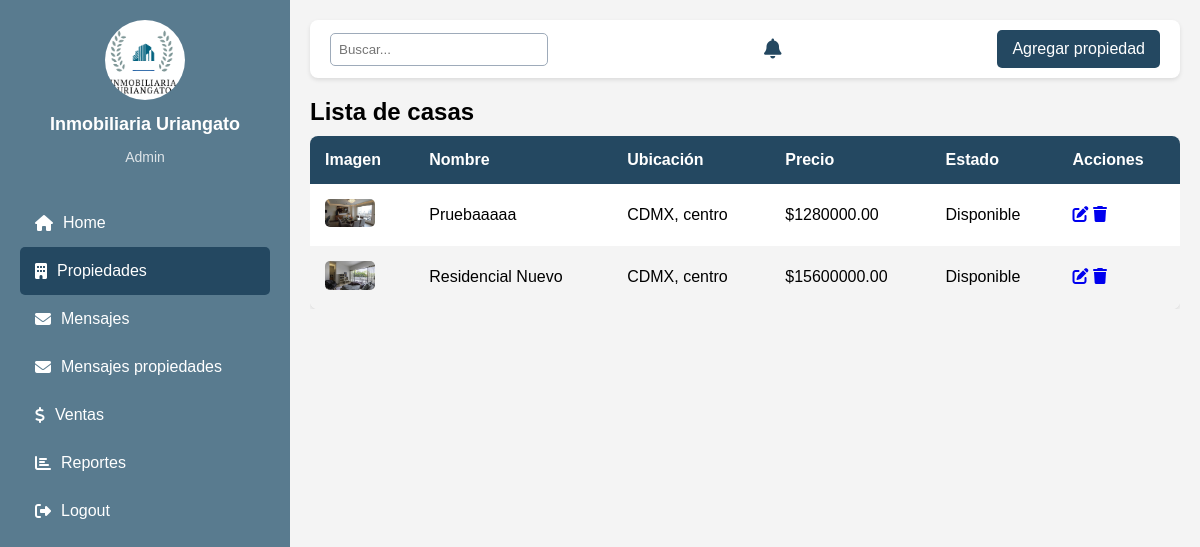
/Inmobiliaria/Admin/Cruds/Casa.php, run on the app's committed database.
### tables this page shows
CREATE TABLE `propiedades` (
  `id` int(11) NOT NULL,
  `titulo` varchar(255) NOT NULL,
  `descripcion` text NOT NULL,
  `tipo` varchar(50) NOT NULL,
  `precio` decimal(10,2) DEFAULT NULL,
  `ubicacion` varchar(255) DEFAULT NULL,
  `ancho` decimal(10,2) DEFAULT NULL,
  `largo` decimal(10,2) DEFAULT NULL,
  `area` float DEFAULT NULL,
  `num_habitaciones` int(11) DEFAULT NULL,
  `num_banos` int(11) DEFAULT NULL,
  `estacionamiento` int(11) DEFAULT NULL,
  `estado` enum('Disponible','Vendido','Rentado') DEFAULT NULL,
  `fecha_registro` timestamp NULL DEFAULT current_timestamp(),
  `id_usuario` int(11) DEFAULT NULL,
  `descuento` decimal(10,2) DEFAULT NULL
);

CREATE TABLE `multimedia` (
  `id` int(11) NOT NULL,
  `id_propiedad` int(11) NOT NULL,
  `tipo` enum('Imagen','Video') NOT NULL,
  `url` varchar(255) NOT NULL,
  `fecha_subida` timestamp NULL DEFAULT NULL
);

### Inmobiliaria/Admin/Cruds/Casa.php (the view, shortened to what this page needs)
<!DOCTYPE html>
<html lang="es">
<head>
    <link rel="stylesheet" href="../css/propiedades.css">
    <link rel="stylesheet" href="https://cdnjs.cloudflare.com/ajax/libs/font-awesome/6.4.2/css/all.min.css">
</head>
<body>
    <aside class="sidebar">
        <div class="logo">
            <img src="../../Vista/imgs/logo.png" alt="Inmobiliaria Uriangato">
            <h2>Inmobiliaria Uriangato</h2>
            <p>Admin</p>
        </div>
        <nav>
            <a href="../Inicio.php" ><i class="fa fa-home"></i> Home</a>
            <a href="../propiedades.php" class="active"><i class="fa fa-building"></i> Propiedades</a>
            <a href="../Mensaje.php" class=""><i class="fa fa-envelope"></i> Mensajes</a>
            <a href="../Mensajes_prop.php" class=""><i class="fa fa-envelope"></i> Mensajes propiedades</a>
            <a href="../Ventas.php" class=""><i class="fa fa-dollar-sign"></i>Ventas</a>
            <a href="../Reportes.php" class=""><i class="fa fa-chart-bar"></i>Reportes</a>
            <a href="../../Datos/logout.php" class="logout"><i class="fa fa-sign-out-alt"></i> Logout</a>
        </nav>
    </aside>
    <main class="main-content">
        <header class="top-bar">
            <input type="text" placeholder="Buscar..." id="busquedaInput">
            <i class="fa fa-bell"></i>
            <a href="Agregar.php" class="btn-agregar"> Agregar propiedad</a>
        </header>
        <section class="lista-propiedades">
            <h2>Lista de casas</h2>
            <div class="table-container">
            <table>
                <thead>
                    <tr>
                        <th>Imagen</th>
                        <th>Nombre</th>
                        <th>Ubicación</th>
                        <th>Precio</th>
                        <th>Estado</th>
                        <th>Acciones</th>
                    </tr>
                </thead>
                <?php include("../../Datos/Conexion.php"); ?>
                <tbody class="tabla-propiedades">
                <?php
                $sql = "SELECT * FROM propiedades WHERE tipo = 'Casa'";
                $result = $conn->query($sql);
                while($row = $result->fetch_assoc()) {
                    $id = $row['id'];
                    $img_sql = "SELECT url FROM multimedia WHERE id_propiedad = $id LIMIT 1";
                    $img_result = $conn->query($img_sql);
                    $img_row = $img_result->fetch_assoc();
                    $img = $img_row ? $img_row['url'] : '../imgs/no-image.png';
                    echo "<tr>";
                    echo "<td><img src='$img' alt='Propiedad'></td>";
                    echo "<td>".$row['titulo']."</td>";
                    echo "<td>".$row['ubicacion']."</td>";
                    echo "<td>$".$row['precio']."</td>";
                    echo "<td>".$row['estado']."</td>";
                    echo "<td>
                            <a href='editar.php?id=".$row['id']."' class='fa fa-edit'></a>
                            <a href='eliminar.php?id=".$row['id']."' class='fa fa-trash' onclick='return confirm(\"¿Seguro de eliminar?\")'></a>
                        </td>";
                    echo "</tr>";
                }
                ?>
                </tbody>
            </table>
        </div>
        </section>
    </main>
</body>
</html>

### Inmobiliaria/Admin/css/propiedades.css (style rules this page uses)
:root { --azul-oscuro: #244861; --azul-claro: #597B8F; --gris: #9EABBA; --blanco: #ffffff; --fondo: #f4f4f4; }
body { font-family: "Montserrat", sans-serif; margin: 0; padding: 0; display: flex; background: var(--fondo); }
.sidebar { width: 250px; background: var(--azul-claro); color: var(--blanco); padding: 20px; min-height: 100vh; display: flex; flex-direction: column; align-items: center; }
.sidebar .logo { text-align: center; margin-bottom: 20px; }
.sidebar .logo img { width: 80px; border-radius: 50%; }
.sidebar h2 { font-size: 18px; margin: 10px 0; }
.sidebar p { font-size: 14px; opacity: 0.8; }
.sidebar nav { width: 100%; }
.sidebar nav a { display: block; color: var(--blanco); text-decoration: none; padding: 15px; font-size: 16px; display: flex; align-items: center; gap: 10px; }
.sidebar nav a:hover, .sidebar nav .active { background: var(--azul-oscuro); border-radius: 5px; }
.sidebar .logout { margin-top: auto; }
.main-content { flex: 1; padding: 20px; }
.top-bar { display: flex; justify-content: space-between; align-items: center; background: var(--blanco); padding: 10px 20px; border-radius: 8px; margin-bottom: 20px; box-shadow: 0 2px 4px rgba(0, 0, 0, 0.1); }
.top-bar input { padding: 8px; border: 1px solid var(--gris); border-radius: 5px; width: 200px; }
.top-bar i { font-size: 20px; color: var(--azul-oscuro); cursor: pointer; }
.btn-agregar { background: var(--azul-oscuro); color: var(--blanco); border: none; padding: 10px 15px; border-radius: 5px; cursor: pointer; text-decoration: none; }
.lista-propiedades h2 { margin-bottom: 10px; }
.table-container { width: 100%; overflow-x: auto; }
table { min-width: 100%; border-collapse: collapse; background: var(--blanco); border-radius: 8px; overflow: hidden; box-shadow: 0 2px 4px rgba(0, 0, 0, 0.1); }
thead { background: var(--azul-oscuro); color: var(--blanco); }
th, td { padding: 15px; text-align: left; }
td img { width: 50px; border-radius: 5px; }
tr:nth-child(even) { background: var(--fondo); }
td a { text-decoration: none; }

### data on the page
propiedades: multimedia.url (picture), titulo "Pruebaaaaa", ubicacion "CDMX, centro", precio "1280000.00", estado "Disponible"
propiedades: multimedia.url (picture), titulo "Residencial Nuevo", ubicacion "CDMX, centro", precio "15600000.00", estado "Disponible"
